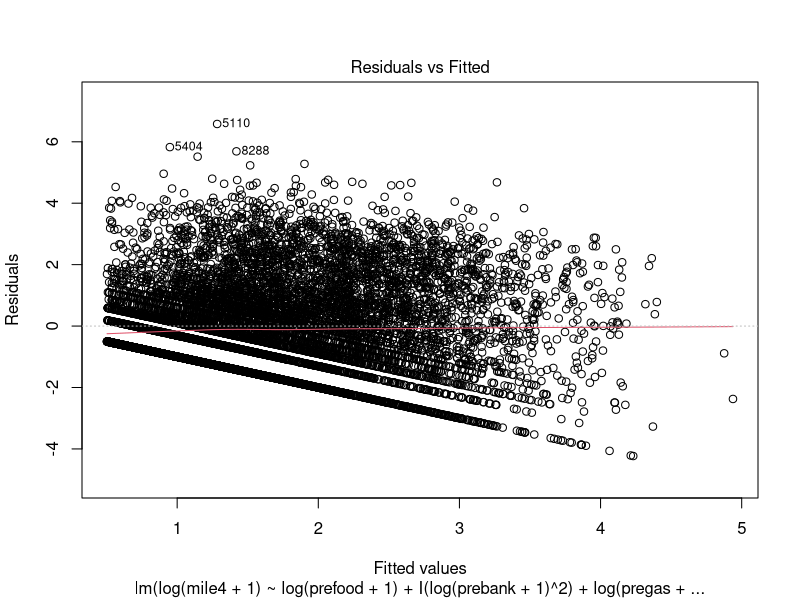
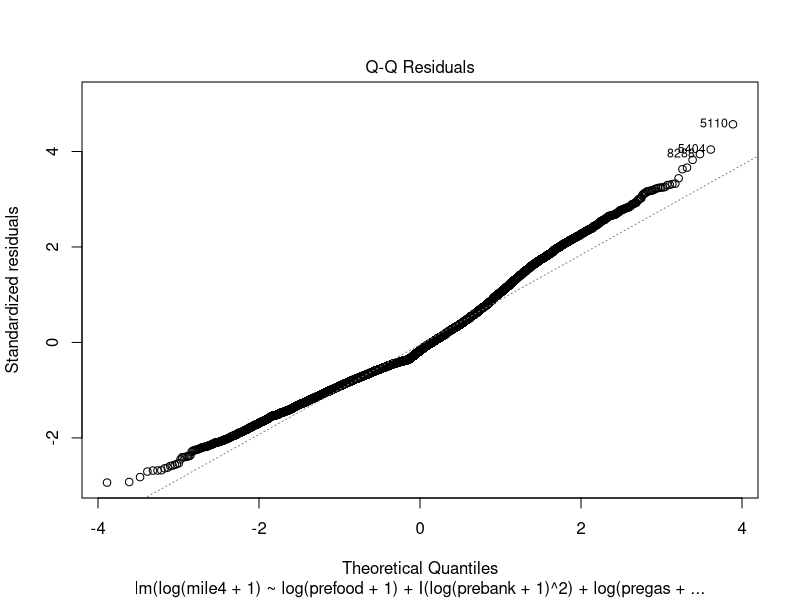
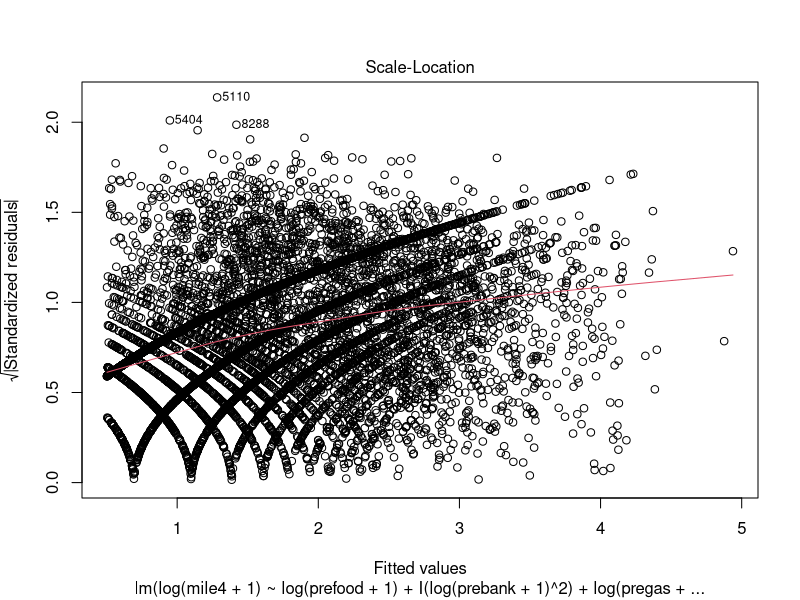
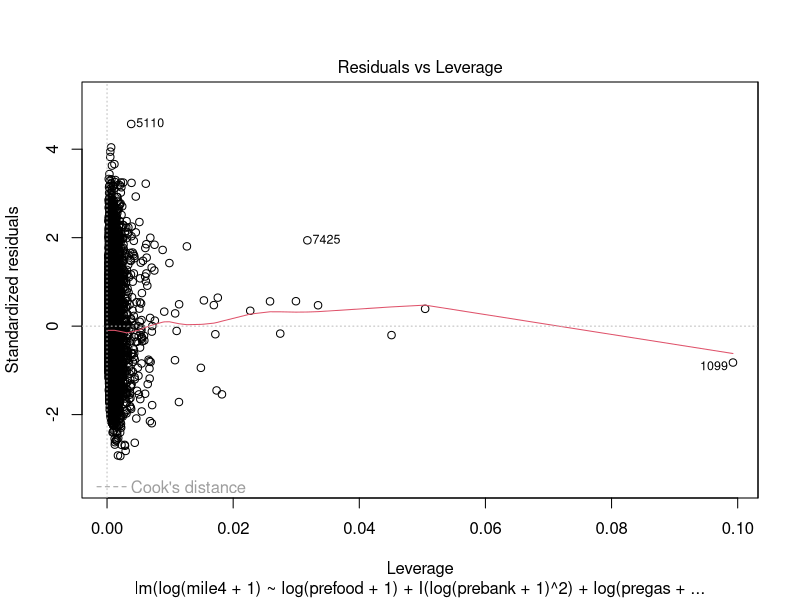
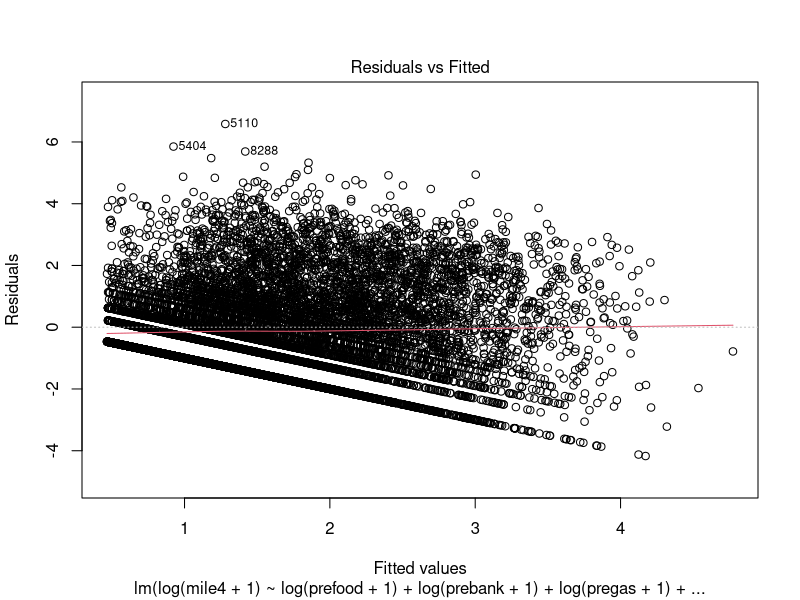
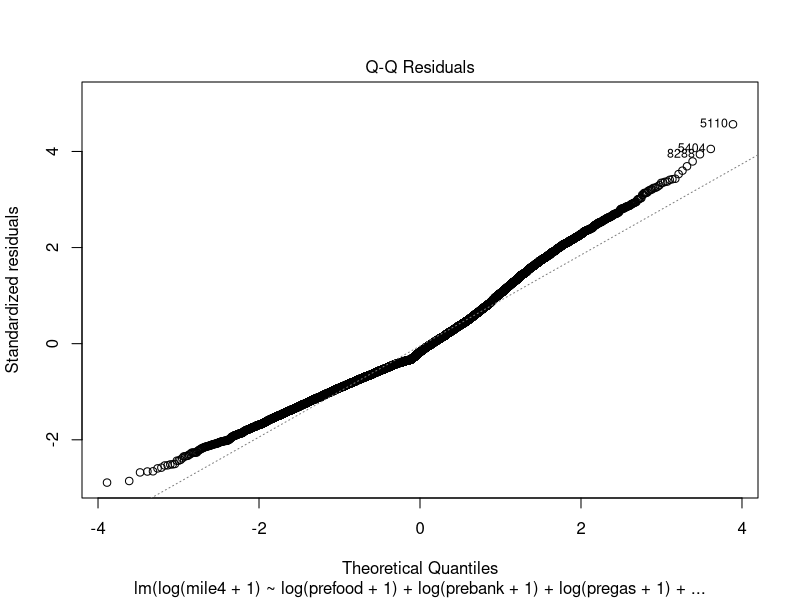
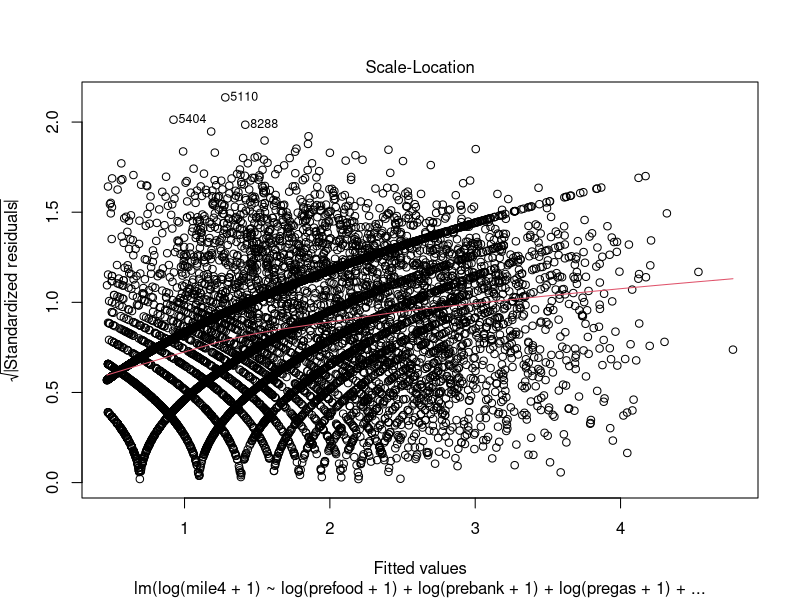
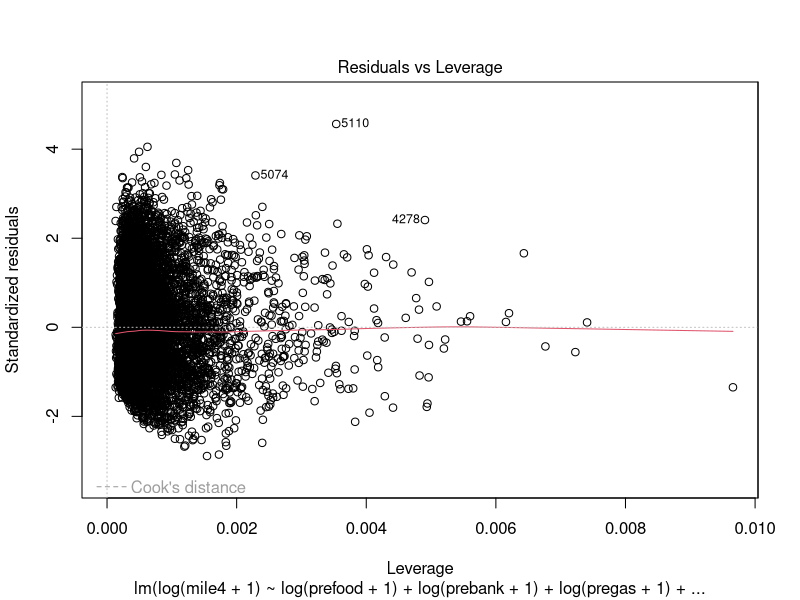

Recreate these plots in R, in order.
library(car);
library(sqldf);
set.seed(10086);

purchase=read.csv("party.csv")
head(purchase,20)

purchase=sqldf("SELECT * FROM purchase WHERE basemile < 25000");
attach(purchase)


purchase$postTotal = mile1 + mile2 + mile3 + mile4;
purchase$totalRatio = (purchase$postTotal)/(basemile);
purchase$training = as.integer(runif(nrow(purchase))*5);

purchaseTraining = sqldf("SELECT * FROM purchase WHERE training < 4");
purchaseValidation = sqldf("SELECT * FROM purchase WHERE training = 4");
im1base=lm(log(mile4+1)~1,purchaseTraining)

im11=step(im1base, scope=~particpate+log(prefood+1)+I(log(prefood+1)^2)+particpate:log(prefood+1)+
log(prebank+1)+I(log(prebank+1)^2)+particpate:log(prebank+1)+
log(pregas+1)+I(log(pregas+1)^2)+particpate:log(pregas+1)+
log(preretail+1)+I(log(preretail+1)^2)+particpate:log(preretail+1)+
log(preother+1)+I(log(preother+1)^2)+particpate:log(preother+1)+
Rfreq+log(Rfreq+1)+1/Rfreq
, test="F", data=purchaseTraining)
summary(im11)
plot(im11)

im12=step(im1base, scope=~particpate+log(prefood+1)+particpate:log(prefood+1)+
log(prebank+1)+particpate:log(prebank+1)+
log(pregas+1)+particpate:log(pregas+1)+
log(preretail+1)+particpate:log(preretail+1)+
log(preother+1)+particpate:log(preother+1)+
Rfreq+log(Rfreq+1)+1/Rfreq
, test="F", data=purchaseTraining)
summary(im12)
plot(im12)

yhat=predict(im11, purchaseValidation);
mean((log(purchaseValidation$mile4+1)-yhat)^2);

yhat=predict(im12, purchaseValidation);
mean((log(purchaseValidation$mile4+1)-yhat)^2);

# im11
# lm(formula = log(mile1 + 1) ~ log(prefood + 1) + log(prebank +
#     1) + log(pregas + 1) + log(preother + 1) + log(preretail +
#     1) + I(log(prebank + 1)^2) + I(log(prefood + 1)^2) + I(log(preretail +
#     1)^2) + I(log(pregas + 1)^2) + particpate, data = purchaseTraining)

# im12
# lm(formula = log(mile1 + 1) ~ log(prefood + 1) + log(prebank +
#     1) + log(pregas + 1) + log(preother + 1) + log(preretail +
#     1) + particpate, data = purchaseTraining)
